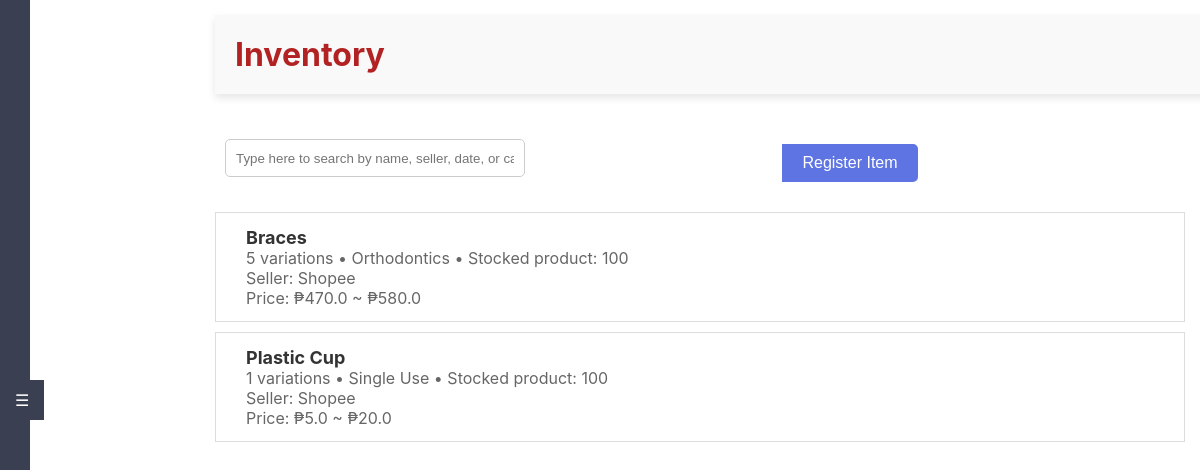
The page /inventory (signed in) on the database as committed earlier.
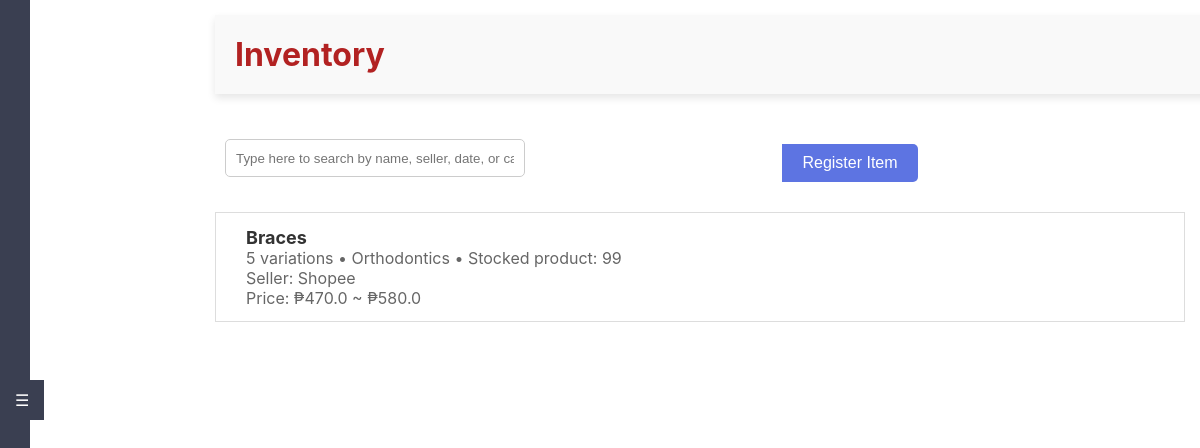
The same page on the database as committed later.
### tables this page shows
CREATE TABLE "inventory" (
	"item_id"	INTEGER,
	"name"	TEXT NOT NULL,
	"category"	TEXT NOT NULL,
	"variations"	INTEGER NOT NULL,
	"stocked_quantity"	INTEGER NOT NULL,
	"seller"	TEXT NOT NULL,
	"price_min"	REAL NOT NULL,
	"price_max"	REAL NOT NULL,
	"low_stock_threshold"	INTEGER NOT NULL DEFAULT 5,
	"is_disabled"	BOOLEAN DEFAULT 0,
	PRIMARY KEY("item_id" AUTOINCREMENT)
);

### app.py (the view)
@app.route('/inventory')
@role_required([1, 2])  # Both admin and user can access
def inventory():
    conn = get_db_connection()
    inventory_items = conn.execute('''
        SELECT item_id, name, category, variations, stocked_quantity, seller, price_min, price_max, low_stock_threshold
        FROM inventory
        WHERE is_disabled = 0
    ''').fetchall()
    conn.close()
    return render_template('inventory.html', inventory_items=inventory_items)

### app.py (called while the page is built)
def role_required(roles):
    def decorator(f):
        @wraps(f)
        def decorated_function(*args, **kwargs):
            if 'role_id' not in session:
                flash('You need to be logged in to access this page.')
                return redirect(url_for('login'))
            user_role_id = session['role_id']
            if user_role_id not in roles:
                flash('You do not have permission to access this page.')
                return redirect(url_for('dashboard'))
            return f(*args, **kwargs)
        return decorated_function
    return decorator

def get_db_connection():
    conn = sqlite3.connect(app.config['DATABASE'], timeout=30)
    conn.execute('PRAGMA journal_mode=WAL')
    conn.row_factory = sqlite3.Row
    return conn

### templates/inventory.html (shortened to what this page needs)
<!DOCTYPE html>
<html lang="en">
<head>
    <link rel="stylesheet" href="{{ url_for('static', filename='styles.css') }}">
</head>
<body>
    <div class="sidebar-tab" id="toggleSidebar">☰</div>
    <div id="sidebar" class="sidebar">
        <ul>
            <li><a href="{{ url_for('dashboard') }}">Dashboard</a></li>
            <li><a href="{{ url_for('profile') }}">Profile</a></li>
            <li><a href="{{ url_for('users') }}">Users</a></li>
            <li><a href="{{ url_for('treatments') }}">Treatment</a></li>
            <li><a href="{{ url_for('maintenance') }}">Maintenance</a></li>
            <li><a href="{{ url_for('inventory') }}">Inventory</a></li>
            <br>
            <br>
            <br>
            <br>
            <br>
            <br>
        </ul>
    </div>
    <div class="main-content">
        <div class="header">
            <h1>Inventory</h1>
        </div>
        <div class="filter-container">
            <div class="search-form">
                <input type="text" placeholder="Type here to search by name, seller, date, or category">
                <button class="register-item-btn" onclick="openModal('registerItemModal')">Register Item</button>
            </div>
        </div>
        <div class="inventory-list">
            {% for item in inventory_items %}
            <div class="item {{ 'low-stock' if item['stocked_quantity'] <= item['low_stock_threshold'] else '' }}">
                <div class="item-info">
                    <div class="item-details">
                        <h2>{{ item['name'] }}</h2>
                        <p>{{ item['variations'] }} variations • {{ item['category'] }} • Stocked product: {{ item['stocked_quantity'] }}
                        </p>
                        <p>Seller: {{ item['seller'] }}</p>
                        <p>Price: ₱{{ item['price_min'] }} ~ ₱{{ item['price_max'] }}</p>
                    </div>
                </div>
                <button class="options-btn" onclick="toggleDropdown({{ item['item_id'] }})">⋮</button>
            </div>
            {% endfor %}
        </div>
    </div>
</body>
</html>

Rows that differ between the two databases and show on the page:
no longer on this page (row edited): inventory: name "Plastic Cup", variations "1", category "Single Use", stocked_quantity "100", seller "Shopee", price_min "5.0", price_max "20.0"
changed inventory "Braces": stocked_quantity "100" → "99"
